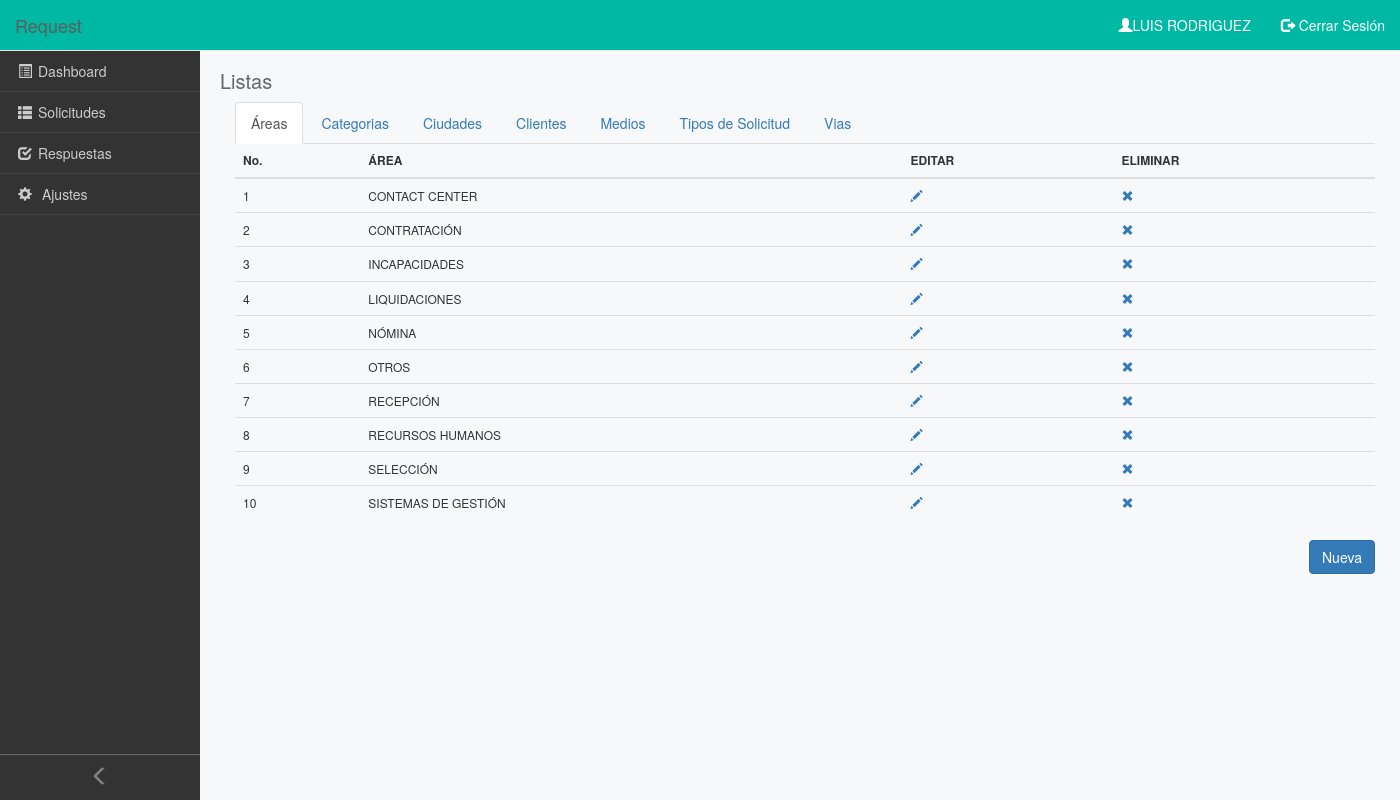
Page /view/listas (signed in) on the committed database.
### tables this page shows
CREATE TABLE `areas` (
  `idareas` int(3) NOT NULL,
  `areas` varchar(30) NOT NULL,
  `estado` int(1) DEFAULT NULL
);

### controller/listas_controller.php (called while the page is built, shortened)
<?php
require_once("../model/listas_model.php");
$sol=new listas_model();
	$listaareas=$sol->get_areas();
	?>

### db/db.php (called while the page is built, shortened)
<?php
    class Conexion
    {
        private $mysqli = '';
        private $usuario = 'root';
        private $clave = '';
        private $server = 'localhost';
        private $db = 'contact';
        public function conectar()
        {
            $this->mysqli = new mysqli($this->server, $this->usuario, $this->clave, $this->db);
        }
        public function query($consulta)
        {
          return $this->mysqli->query($consulta);
        }
    }
?>

### model/listas_model.php (called while the page is built, shortened)
<?php
require_once("../db/db.php");
class listas_model extends Conexion
{
	 public function get_areas(){
        $consulta=parent::query("SELECT idareas, areas FROM areas WHERE estado='1' ORDER BY areas ASC");
		 while($filas=$consulta->fetch_assoc()){
            $this->areas[]=$filas;
        }
		 return $this->areas;
	 }
	}
?>

### view/listas.php (the view, shortened to what this page needs)
<?php
require_once("../db/db.php");
require_once("../controller/listas_controller.php");
?>
<?php include "inc/header.php"?>
  <body style="background-color:#f7f8f9;">
  <?php include "inc/cabecera.php"?>
<div class="main-content">
  <div class="sesionactiva">
    <h1>Listas</h1>
  </div>
<div class="container">
	  <ul class="nav nav-tabs">
		<li class="active"><a data-toggle="tab" href="#areas">Áreas</a></li>
		<li><a data-toggle="tab" href="#categorias">Categorias</a></li>
		<li><a data-toggle="tab" href="#ciudades">Ciudades</a></li>
		<li><a data-toggle="tab" href="#clientes">Clientes</a></li>
		<li><a data-toggle="tab" href="#medios">Medios</a></li>
		<li><a data-toggle="tab" href="#tiposolicitud">Tipos de Solicitud</a></li>
		<li><a data-toggle="tab" href="#vias">Vias</a></li>
	  </ul>
	<div class="tab-content">
		<div id="areas" class="tab-pane fade in active">
		  <table class="table table-hover" style="font-size: 12px;">
		<thead>
		  <tr>
			<th>No.</th>
			<th>ÁREA</th>
			<th>EDITAR</th>
			<th>ELIMINAR</th>
		  </tr>
		</thead>
	  <tbody>
		<?php
		$numero=1;
		foreach ($listaareas as $areas) { ?>
		<tr>
		<td><?php echo $numero++; ?></td>
		<td><?php echo $areas["areas"];?></td>
		<td><a href="i" data-toggle="modal" data-target="#editarea" title="editar">
		<span class="glyphicon glyphicon-pencil"></span></a></td>
		<td><a href="" data-toggle="modal" data-target="#eliminar" title="eliminar" id="btnEliminarArea" value="<?php echo $areas["idareas"];?>" onclick=EliminarArea(<?php echo $areas["idareas"];?>);>
    	<span class="glyphicon glyphicon-remove"></span></a>
    	</td>
    	</tr>
		<?php
		}
		?>
	  </table>
	  <button type="button" name="nUsuario" class="btn btn-primary pull-right" data-toggle="modal" data-target="#myModal">Nueva</button>
	  </div>
	  </div>
	</div>
</div>
    <?php include "inc/footer.php" ?>
  </body>
</html>

### view/inc/header.php (shortened to what this page needs)
<!DOCTYPE html>
<html>
  <head>
    <link rel="stylesheet" href="../css/bootstrap.min.css">
    <link rel="stylesheet" href="../css/font-awesome.min.css">
    <link rel="stylesheet" href="../css/sweetalert.css">
    <link rel="stylesheet" href="../css/style.css">
  </head>

### view/inc/cabecera.php (shortened to what this page needs)
    <nav class="navbar navbar-default navbar-global navbar-fixed-top">
      <div class="container-fluid">
        <div class="navbar-header">
          <a class="navbar-brand" href="index">Request</a>
        </div>
        <div id="navbar" class="collapse navbar-collapse">
          <ul class="nav navbar-nav navbar-user navbar-right">
            <li><a href="#"><span class="glyphicon glyphicon-user"></span><?php echo ucfirst($_SESSION['nombre']); ?></a></li>
            <li><a href="../controller/cerrarSesion.php"><span class="glyphicon glyphicon-log-out"></span> Cerrar Sesión</a></li>
          </ul>
        </div>
      </div>
    </nav>
<nav class="navbar-primary">
  <a href="#" class="btn-expand-collapse"><span class="glyphicon glyphicon-menu-left"></span></a>
  <?php if($_SESSION['nivel'] == 1){
    include("menu_administrador.php");}
  else{
    include("menu_usuario.php");}
     ?>
</nav>

### view/inc/menu_administrador.php (shortened to what this page needs)
<!doctype html>
<ul class="navbar-primary-menu" id="menuestilo">
    <li>
      <a href="index"><span class="glyphicon glyphicon-list-alt"></span><span class="nav-label">Dashboard</span></a>
      <a href="solicitudes"><span class="glyphicon glyphicon-th-list"></span><span class="nav-label">Solicitudes</span></a>
      <a href="respuestas"><span class="glyphicon glyphicon-check"></span><span class="nav-label">Respuestas</span></a>
       <li class="nav-item" data-toggle="tooltip" data-placement="right">
          <a class="nav-link nav-link-collapse collapsed" data-toggle="collapse" href="#collapseComponents" data-parent="#menuestilo">
			  <i class="glyphicon glyphicon-cog"></i>
            <span class="nav-label">Ajustes</span>
          </a>
      </li>
    </li>
  </ul>

### view/inc/footer.php (shortened to what this page needs)
  </body>
</html>

### css/style.css (style rules this page uses)
html { position: relative; min-height: 100%; }
body { margin-bottom: 60px; }
.navbar-global { background-color: #00b9a5; }
.navbar-global .navbar-brand { color: white; }
.navbar-global .navbar-user > li > a { color: white; }
.navbar-primary { background-color: #333; bottom: 0px; left: 0px; position: absolute; top: 51px; width: 200px; z-index: 8; overflow: hidden; -webkit-transition: all 0.1s ease-in-out; -moz-transition: all 0.1s ease-in-out; transition: all 0.1s ease-in-out; }
.btn-expand-collapse { position: absolute; display: block; left: 0px; bottom:0; width: 100%; padding: 8px 0; border-top:solid 1px #666; color: grey; font-size: 20px; text-align: center; }
.navbar-primary-menu, .navbar-primary-menu li { margin:0; padding:0; list-style: none; }
.navbar-primary-menu li a { display: block; padding: 10px 18px; text-align: left; border-bottom:solid 1px #444; color: #ccc; }
.navbar-primary-menu li a .glyphicon { margin-right: 6px; }
.main-content { margin-top: 60px; margin-left: 200px; padding: 20px; }
.sesionactiva { width: 100%; margin-top: -30px; }
.sesionactiva, h1 { font-size: 20px; color: #666666; }

### rows in the picture
areas: areas "CONTACT CENTER", $areas["idareas"] 4 (drawn)
areas: areas "CONTRATACIÓN", $areas["idareas"] 1 (drawn)
areas: areas "INCAPACIDADES", $areas["idareas"] 5 (drawn)
areas: areas "LIQUIDACIONES", $areas["idareas"] 6 (drawn)
areas: areas "NÓMINA", $areas["idareas"] 3 (drawn)
areas: areas "OTROS", $areas["idareas"] 10 (drawn)
areas: areas "RECEPCIÓN", $areas["idareas"] 2 (drawn)
areas: areas "RECURSOS HUMANOS", $areas["idareas"] 9 (drawn)
areas: areas "SELECCIÓN", $areas["idareas"] 7 (drawn)
areas: areas "SISTEMAS DE GESTIÓN", $areas["idareas"] 8 (drawn)

### other values in the picture
$_SESSION['nombre'] "LUIS RODRIGUEZ"
